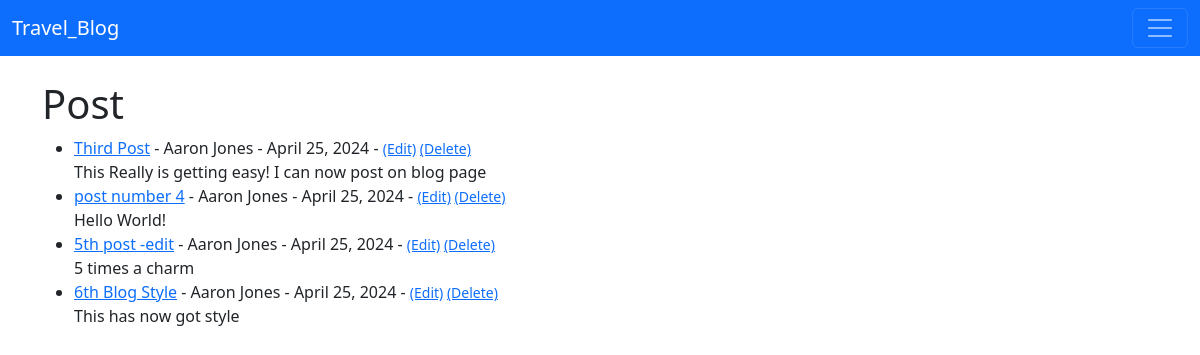
The page / on the database its author committed.
### travel_blog/models.py (models this page shows, shortened)
class Post(models.Model):
    title = models.CharField(max_length=255)
    title_tag = models.CharField(max_length=255)
    author = models.ForeignKey(User, on_delete=models.CASCADE)
    body = models.TextField()
    post_date = models.DateField(auto_now_add=True)

### travel_blog/views.py (the view)
# urls.py: path('', HomeView.as_view(), name='home'),
class HomeView(ListView):
    model = Post
    template_name = 'home.html'
    ordering = ['-post_date']

### travel_blog/templates/home.html
{% extends 'base.html' %}
{% block content %}
<h1>Post</h1>
<ul>
{% for post in object_list %}
<li><a href="{% url 'article-detail' post.pk %}">{{ post.title }}</a> - {{ post.author.first_name }} {{ post.author.last_name }} - {{ post.post_date }} - <small><a href="{% url 'update_post' post.pk %}">(Edit)</a>
    <a href="{% url 'delete_post' post.pk %}">(Delete)</a>
</small><br/>
{{ post.body }}</li>
{% endfor %}
</ul>
{% endblock %}

### rows shown on the page
Post: title "Third Post", author.first_name "Aaron", author.last_name "Jones", post_date "April 25, 2024", body "This Really is getting easy! I can now post on blog page"
Post: title "post number 4", author.first_name "Aaron", author.last_name "Jones", post_date "April 25, 2024", body "Hello World!"
Post: title "5th post -edit", author.first_name "Aaron", author.last_name "Jones", post_date "April 25, 2024", body "5 times a charm"
Post: title "6th Blog Style", author.first_name "Aaron", author.last_name "Jones", post_date "April 25, 2024", body "This has now got style"
